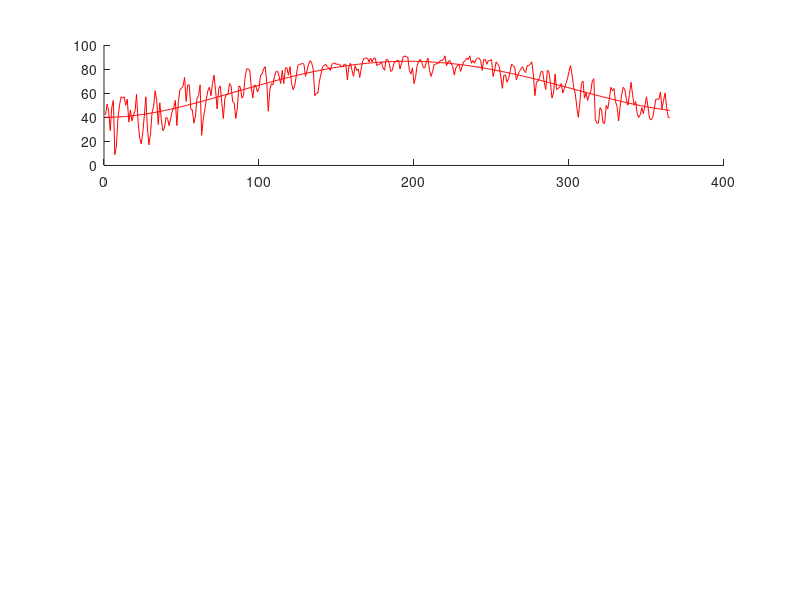

Here is the MATLAB script that generated this plot: (Note: this script raises an error after producing the figure.)
% ENGR1120 Tennessee Tech
% Noah Huber-Feely 6/21/2016
% HW 2 - 

%% Initialize workspace
clear variables
clc
close all

%% Declar variables
dates = {};
high = [];
low = [];
rain = [];
snow = [];
months = [];

% For use in naming file
year = '  ';

%% Begin file reading
fileId = fopen('weather2014.txt', 'r');
if ~(fileId < 0)
    stillThere  = 1;
    index = 1;
    monthIndex = 1;
    %% Extract data
    while (~feof(fileId))
        %dates{index} = fscanf(fileId, '%s', 1);
        date = fscanf(fileId, '%s', 1);
        if(length(date) ~= 0)
            year = date(8:9);
            dateNames((index-1)*8+1:((index-1)*8+1)+8) = date;
            % Detect what month date is associated with
            switch date(4:6)
                case 'Jan'
                    months(index) = 1;
                case 'Feb'
                    months(index) = 2;
                case 'Mar'
                    months(index) = 3;
                case 'Apr'
                    months(index) = 4;
                case 'May'
                    months(index) = 5;
                case 'Jun'
                    months(index) = 6;
                case 'Jul'
                    months(index) = 7;
                case 'Aug'
                    months(index) = 8;
                case 'Sep'
                    months(index) = 9;
                case 'Oct'
                    months(index) = 10;
                case 'Nov'
                    months(index) = 11;
                case 'Dec'
                    months(index) = 12;
                otherwise
                    fprintf('Reading dates failed!\n');
            end
            % Read in temp and weather data
            high(index) = fscanf(fileId, '%f', 1);
            low(index) = fscanf(fileId, '%f', 1);
            rain(index) = fscanf(fileId, '%f', 1);
            snow(index) = fscanf(fileId, '%f' , 1);
            index = index + 1;
        end
    end
   
    %% Graph the temps
    figure(1);
    subplot(3, 1, 1);
    hold on;
    %% Determine high stuff
    sizeOfHigh = size(high);
    plot(1:sizeOfHigh(2), high, 'r');
    p = polyfit(1:sizeOfHigh(2), high, 4);
    highFit = polyval(p, 1:sizeOfHigh(2));
    plot(1:sizeOfHigh(2), highFit, 'r');
    
    % Use my own line of best fit function
    highFit = lineFit(1:sizeOfHigh(2), high);
    toTest = polyfit(1:sizeOfHigh(2), high, 1);
    fprintf('Custom line fit function returned a slope of %f and a y-intercept of %f for the highs.\n', highFit(1), highFit(2));
    fprintf('The built in fit function returned a slope of %f and a y-intercept of %f for the highs.\n', toTest(1), toTest(2));
    %% Determine low stuff
    sizeOfLow = size(low);
    plot(1:sizeOfLow(2), low, 'b');
    p = polyfit(1:sizeOfLow(2), low, 4);
    lowFit = polyval(p, 1:sizeOfLow(2));
    plot(1:sizeOfLow(2), lowFit, 'b');
    xlabel('Day');
    ylabel('Temperature');
    title('Highs/Lows');
    
    % Use my own line of best fit function
    lowFit = lineFit(1:sizeOfLow(2), low);
    toTest = polyfit(1:sizeOfHigh(2), low, 1);
    fprintf('Custom line fit function returned a slope of %f and a y-intercept of %f for the lows.\n', lowFit(1), lowFit(2));
    fprintf('The built in fit function returned a slope of %f and a y-intercept of %f for the lows.\n', toTest(1), toTest(2));
    %% Graph the rain and snow
    totalRain = [0, 0, 0, 0, 0, 0, 0, 0, 0, 0, 0, 0];
    totalSnow = [0, 0, 0, 0, 0, 0, 0, 0, 0, 0, 0, 0];
    sizeOfRain = size(rain);
    for i = 1:sizeOfRain(2)
        indexOf = months(i);
        totalRain(indexOf) = totalRain(indexOf) + rain(i);
        totalSnow(indexOf) = totalSnow(indexOf) + snow(i);
    end
    subplot(3, 1, 2);
    bar(1:12, totalRain);
    ylabel('Inches');
    xlabel('Month');
    title('Rainfall');
    subplot(3, 1, 3);
    bar(1:12, totalSnow);
    ylabel('Inches');
    xlabel('Month');
    title('Snowfall');
    
    %% Produce summary file
    filename = sprintf('summary_20%s.txt', year);
    toWrite = fopen(filename, 'w');
    fprintf(toWrite, 'Weather Stats for 20%s\n', year);
    fprintf(toWrite, 'Total rain: %.3f\n', sum(totalRain));
    fprintf(toWrite, 'Total snow: %.3f\n', sum(totalSnow));
    
    % Create a list of all month names for printing
    monthNames = ['JanFebMarAprMayJunJulAugSepOctNovDec'];
    
    % Calculate average temperature
    avgHigh = [0, 0, 0, 0, 0, 0, 0, 0, 0, 0, 0, 0];
    avgLow = [0, 0, 0, 0, 0, 0, 0, 0, 0, 0, 0, 0];
    previousMonth = 1;
    ticker = 0;
    sizeOfTemp = size(high);
    for i = 1:sizeOfTemp(2)
        indexOf = months(i);
        if previousMonth ~= indexOf
            avgHigh(indexOf-1) = avgHigh(indexOf-1)/ticker;
            avgLow(indexOf-1) = avgLow(indexOf-1)/ticker;
            ticker = 0;
        end
        avgHigh(indexOf) = avgHigh(indexOf) + high(i);
        avgLow(indexOf) = avgLow(indexOf) + low(i);
        ticker = ticker+1;
        previousMonth = indexOf;
    end
    avgHigh(12) = avgHigh(12)/ticker;
    avgLow(12) = avgLow(12)/ticker;
    
    
    % Calculate hottest month
    index = 1;
    highest = -200;
    highestIndex = 0;
    for i = avgHigh
        if i > highest
            highest = i;
            highestIndex = index;
        end
        index = index + 1;
    end
    indexToPrint = (highestIndex-1)*3+1;
    fprintf(toWrite, 'The hottest temperature fell in %s with %.3f degrees.\n', monthNames(indexToPrint:indexToPrint+2), highest);
    
    % Calculate coldest month
    index = 1;
    lowest = 200;
    highestIndex = 0;
    for i = avgLow
        if i < highest
            highest = i;
            highestIndex = index;
        end
        index = index + 1;
    end
    indexToPrint = (highestIndex-1)*3+1;
    fprintf(toWrite, 'The lowest temperature fell in %s with %.3f degrees.\n', monthNames(indexToPrint:indexToPrint+2), highest);
    
    % Calculate hottest day
    index = 1;
    highest = -200;
    highestName = '';
    for i = high
        if highest == i
            dateNameIndex = 8*(index-1)+1;
            highestName = [highestName, dateNames(dateNameIndex:dateNameIndex+8)];
        end
        if highest < i
            highest = i;
            dateNameIndex = 8*(index-1)+1;
            highestName = dateNames(dateNameIndex:dateNameIndex+8);
        end
        index = index + 1;
    end
    fprintf(toWrite, 'The hottest day(s) was ');
    for i = 1:length(highestName)/9
        fprintf(toWrite, '%s, ', highestName((i-1)*9+1:(i-1)*9+6));
    end
    fprintf(toWrite, 'with a temperature of %.1f.\n', highest);
    
    % Calculate coolest day
    index = 1;
    lowest = 100;
    lowestName = '';
    for i = low
        if lowest == i
            dateNameIndex = 8*(index-1)+1;
            lowestName = [lowestName, dateNames(dateNameIndex:dateNameIndex+8)];
        end
        if lowest > i
            lowest = i;
            dateNameIndex = 8*(index-1)+1;
            lowestName = dateNames(dateNameIndex:dateNameIndex+8);
        end
        index = index + 1;
    end
    fprintf(toWrite, 'The coolest day(s) was ');
    for i = 1:length(lowestName)/9
        fprintf(toWrite, '%s, ', lowestName((i-1)*9+1:(i-1)*9+6));
    end
    fprintf(toWrite, 'with a temperature of %.1f.\n', lowest);
    
    % Calculate most rainfall
    index = 1;
    highest = -1;
    highestIndex = 0;
    for i = totalRain
        if i > highest
            highest = i;
            highestIndex = index;
        end
        index = index + 1;
    end
    indexToPrint = (highestIndex-1)*3+1;
    fprintf(toWrite, 'The largest rainfall fell in %s with a total of %.3f in. of rain.\n', monthNames(indexToPrint:indexToPrint+2), highest);
    
    % Calculate most snowfall
    index = 1;
    highest = -1;
    highestIndex = 0;
    for i = totalSnow
        if i > highest
            highest = i;
            highestIndex = index;
        end
        index = index + 1;
    end
    indexToPrint = (highestIndex-1)*3+1;
    fprintf(toWrite, 'The largest snowfall fell in %s with a total of %.3f in. of snow.', monthNames(indexToPrint:indexToPrint+2), highest);
    
    %% Finish up everything
    fclose(toWrite);
    fclose(fileId);
else
    fprintf('The file failed to open.')
end